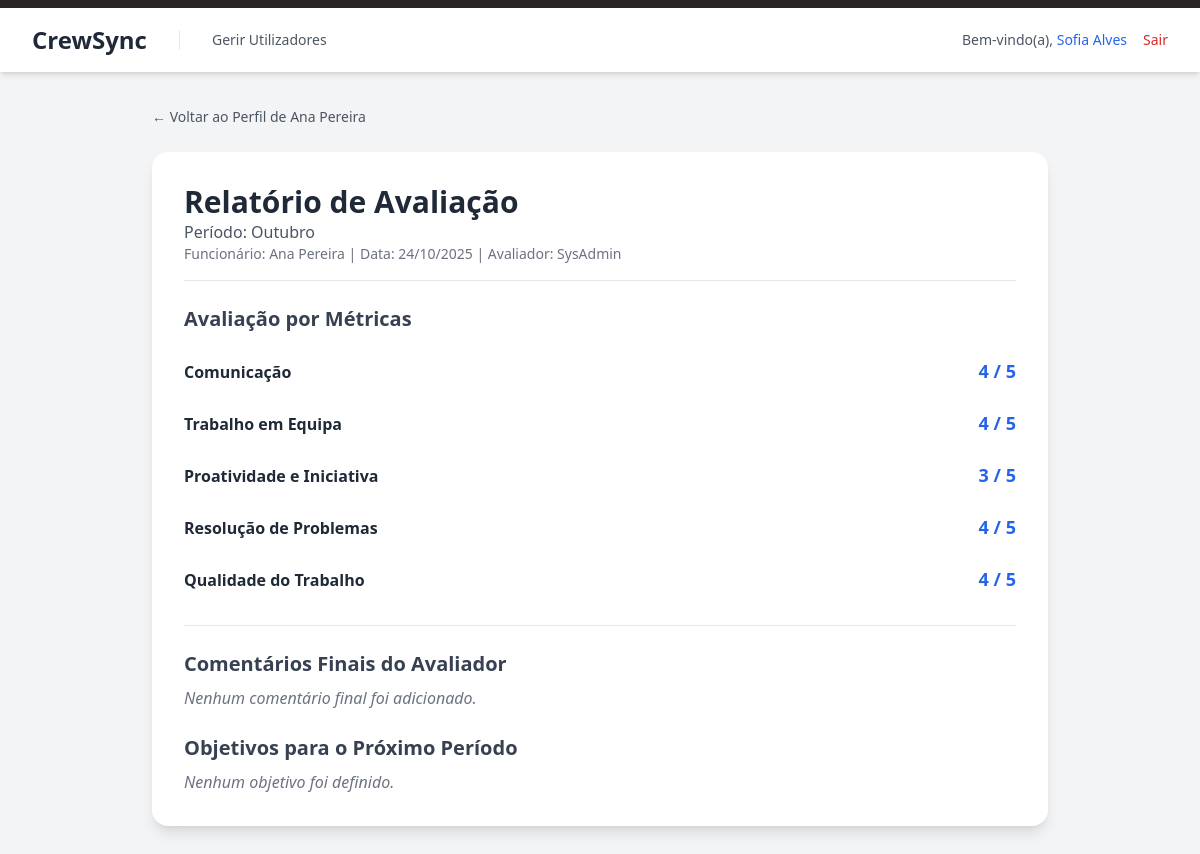
/public/ver_avaliacao.php?id=1 (signed in), run on the app's committed database.
### tables this page shows
CREATE TABLE `avaliacoes` (
  `id` int(10) UNSIGNED NOT NULL,
  `funcionario_id` int(10) UNSIGNED NOT NULL,
  `avaliador_user_id` int(10) UNSIGNED DEFAULT NULL,
  `periodo` varchar(100) NOT NULL,
  `data_avaliacao` date NOT NULL,
  `comentarios_finais` text DEFAULT NULL,
  `objetivos_futuros` text DEFAULT NULL,
  `status` varchar(50) NOT NULL DEFAULT 'Concluída'
);

CREATE TABLE `funcionarios` (
  `id` int(10) UNSIGNED NOT NULL,
  `numero_funcionario` varchar(20) DEFAULT NULL,
  `nome_completo` varchar(255) NOT NULL,
  `email_corporativo` varchar(255) DEFAULT NULL,
  `cargo` varchar(100) NOT NULL,
  `departamento` varchar(100) NOT NULL,
  `sector_piscina` int(10) UNSIGNED DEFAULT NULL COMMENT 'Número do sector específico para quem trabalha nas Piscinas',
  `foto_path` varchar(255) DEFAULT NULL,
  `nfc_card_id` varchar(50) DEFAULT NULL,
  `data_contratacao` date NOT NULL,
  `data_fim_contrato` date DEFAULT NULL,
  `ativo` tinyint(1) NOT NULL DEFAULT 1,
  `created_at` timestamp NOT NULL DEFAULT current_timestamp(),
  `updated_at` timestamp NOT NULL DEFAULT current_timestamp() ON UPDATE current_timestamp()
);

CREATE TABLE `avaliacao_respostas` (
  `id` int(10) UNSIGNED NOT NULL,
  `avaliacao_id` int(10) UNSIGNED NOT NULL,
  `metrica_id` int(10) UNSIGNED NOT NULL,
  `pontuacao` tinyint(4) NOT NULL,
  `comentarios` text DEFAULT NULL
);

CREATE TABLE `avaliacao_metricas` (
  `id` int(10) UNSIGNED NOT NULL,
  `nome_metrica` varchar(100) NOT NULL,
  `descricao` text DEFAULT NULL,
  `ativa` tinyint(1) NOT NULL DEFAULT 1
);

### public/ver_avaliacao.php (the view, shortened to what this page needs)
<?php
require_once '../config/db.php';
$avaliacao_id = (int)$_GET['id'];
try {
    $stmt_aval = $pdo->prepare("
        SELECT
            a.*,
            f.nome_completo as funcionario_nome,
            COALESCE(u.nome, u.email) as avaliador_nome
        FROM avaliacoes a
        JOIN funcionarios f ON a.funcionario_id = f.id
        LEFT JOIN utilizadores u ON a.avaliador_user_id = u.id
        WHERE a.id = ?
    ");
    $stmt_aval->execute([$avaliacao_id]);
    $avaliacao = $stmt_aval->fetch(PDO::FETCH_ASSOC);
    $stmt_respostas = $pdo->prepare("
        SELECT r.pontuacao, r.comentarios, m.nome_metrica, m.descricao
        FROM avaliacao_respostas r
        JOIN avaliacao_metricas m ON r.metrica_id = m.id
        WHERE r.avaliacao_id = ?
        ORDER BY m.id
    ");
    $stmt_respostas->execute([$avaliacao_id]);
    $respostas = $stmt_respostas->fetchAll(PDO::FETCH_ASSOC);
} catch (PDOException $e) {
    die("Erro ao carregar a avaliação: " . $e->getMessage());
}
?>
<!DOCTYPE html>
<html lang="pt-PT" class="bg-gray-100">
<head>
    <link href="<?= BASE_URL ?>/public/css/style.css" rel="stylesheet">
</head>
<body class="bg-gray-100">
    <?php include_once '../src/templates/header.php'; ?>
    <main class="p-8">
        <div class="max-w-4xl mx-auto">
            <div class="mb-6">
                <a href="funcionario_detalhe.php?id=<?= $avaliacao['funcionario_id'] ?>" class="inline-flex items-center gap-2 text-sm font-medium text-gray-600 hover:text-gray-900">
                    &larr; Voltar ao Perfil de <?= htmlspecialchars($avaliacao['funcionario_nome']) ?>
                </a>
            </div>
            <div class="bg-white p-8 rounded-2xl shadow-lg">
                <div class="border-b pb-4 mb-6">
                    <h1 class="text-3xl font-bold text-gray-800">Relatório de Avaliação</h1>
                    <p class="text-gray-600">Período: <strong class="font-medium"><?= htmlspecialchars($avaliacao['periodo']) ?></strong></p>
                    <p class="text-sm text-gray-500">
                        Funcionário: <?= htmlspecialchars($avaliacao['funcionario_nome']) ?> |
                        Data: <?= htmlspecialchars(date('d/m/Y', strtotime($avaliacao['data_avaliacao']))) ?> |
                        Avaliador: <?= htmlspecialchars($avaliacao['avaliador_nome'] ?? 'N/A') ?>
                    </p>
                </div>
                <div class="space-y-6">
                    <h2 class="text-xl font-semibold text-gray-700">Avaliação por Métricas</h2>
                    <?php foreach ($respostas as $resposta): ?>
                        <div>
                            <div class="flex justify-between items-baseline">
                                <h3 class="font-semibold text-gray-800"><?= htmlspecialchars($resposta['nome_metrica']) ?></h3>
                                <span class="text-lg font-bold text-blue-600"><?= htmlspecialchars($resposta['pontuacao']) ?> / 5</span>
                            </div>
                        </div>
                    <?php endforeach; ?>
                </div>
                <div class="border-t mt-8 pt-6 space-y-6">
                    <div>
                        <h2 class="text-xl font-semibold text-gray-700">Comentários Finais do Avaliador</h2>
                        <p class="mt-2 text-gray-700"><?= !empty($avaliacao['comentarios_finais']) ? nl2br(htmlspecialchars($avaliacao['comentarios_finais'])) : '<i class="text-gray-500">Nenhum comentário final foi adicionado.</i>' ?></p>
                    </div>
                    <div>
                        <h2 class="text-xl font-semibold text-gray-700">Objetivos para o Próximo Período</h2>
                        <p class="mt-2 text-gray-700"><?= !empty($avaliacao['objetivos_futuros']) ? nl2br(htmlspecialchars($avaliacao['objetivos_futuros'])) : '<i class="text-gray-500">Nenhum objetivo foi definido.</i>' ?></p>
                    </div>
                </div>
            </div>
        </div>
    </main>
</body>
</html>

### public/css/style.css (style rules this page uses)
html, :host { line-height: 1.5; -webkit-text-size-adjust: 100%; -moz-tab-size: 4; -o-tab-size: 4; tab-size: 4; font-family: ui-sans-serif, system-ui, sans-serif, "Apple Color Emoji", "Segoe UI Emoji", "Segoe UI Symbol", "Noto Color Emoji"; font-feature-settings: normal; font-variation-settings: normal; -webkit-tap-highlight-color: transparent; }
body { margin: 0; line-height: inherit; }
h1, h2, h3, h4, h5, h6 { font-size: inherit; font-weight: inherit; }
a { color: inherit; text-decoration: inherit; }
b, strong { font-weight: bolder; }
blockquote, dl, dd, h1, h2, h3, h4, h5, h6, hr, figure, p, pre { margin: 0; }
.mx-auto { margin-left: auto; margin-right: auto; }
.mb-6 { margin-bottom: 1.5rem; }
.mt-2 { margin-top: 0.5rem; }
.mt-8 { margin-top: 2rem; }
.flex { display: flex; }
.inline-flex { display: inline-flex; }
.max-w-4xl { max-width: 56rem; }
.items-center { align-items: center; }
.items-baseline { align-items: baseline; }
.justify-between { justify-content: space-between; }
.gap-2 { gap: 0.5rem; }
.space-y-6 > :not([hidden]) ~ :not([hidden]) { --tw-space-y-reverse: 0; margin-top: calc(1.5rem * calc(1 - var(--tw-space-y-reverse))); margin-bottom: calc(1.5rem * var(--tw-space-y-reverse)); }
.rounded-2xl { border-radius: 1rem; }
.border-b { border-bottom-width: 1px; }
.border-t { border-top-width: 1px; }
.bg-gray-100 { --tw-bg-opacity: 1; background-color: rgb(243 244 246 / var(--tw-bg-opacity, 1)); }
.bg-white { --tw-bg-opacity: 1; background-color: rgb(255 255 255 / var(--tw-bg-opacity, 1)); }
.p-8 { padding: 2rem; }
.pb-4 { padding-bottom: 1rem; }
.pt-6 { padding-top: 1.5rem; }
.text-3xl { font-size: 1.875rem; line-height: 2.25rem; }
.text-lg { font-size: 1.125rem; line-height: 1.75rem; }
.text-sm { font-size: 0.875rem; line-height: 1.25rem; }
.text-xl { font-size: 1.25rem; line-height: 1.75rem; }
.font-bold { font-weight: 700; }
.font-medium { font-weight: 500; }
.font-semibold { font-weight: 600; }
.text-blue-600 { --tw-text-opacity: 1; color: rgb(37 99 235 / var(--tw-text-opacity, 1)); }
.text-gray-500 { --tw-text-opacity: 1; color: rgb(107 114 128 / var(--tw-text-opacity, 1)); }
.text-gray-600 { --tw-text-opacity: 1; color: rgb(75 85 99 / var(--tw-text-opacity, 1)); }
.text-gray-700 { --tw-text-opacity: 1; color: rgb(55 65 81 / var(--tw-text-opacity, 1)); }
.text-gray-800 { --tw-text-opacity: 1; color: rgb(31 41 55 / var(--tw-text-opacity, 1)); }
.shadow-lg { --tw-shadow: 0 10px 15px -3px rgb(0 0 0 / 0.1), 0 4px 6px -4px rgb(0 0 0 / 0.1); --tw-shadow-colored: 0 10px 15px -3px var(--tw-shadow-color), 0 4px 6px -4px var(--tw-shadow-color); box-shadow: var(--tw-ring-offset-shadow, 0 0 #0000), var(--tw-ring-shadow, 0 0 #0000), var(--tw-shadow); }

### data on the page
avaliacoes: funcionario.nome_completo "Ana Pereira", periodo "Outubro", data_avaliacao "24/10/2025"
avaliacao_respostas: metrica.nome_metrica "Comunicação", pontuacao "4"
avaliacao_respostas: metrica.nome_metrica "Trabalho em Equipa", pontuacao "4"
avaliacao_respostas: metrica.nome_metrica "Proatividade e Iniciativa", pontuacao "3"
avaliacao_respostas: metrica.nome_metrica "Resolução de Problemas", pontuacao "4"
avaliacao_respostas: metrica.nome_metrica "Qualidade do Trabalho", pontuacao "4"

### other printed values
$_SESSION['user_name'] "Sofia Alves"
$avaliacao['avaliador_nome'] "SysAdmin"
